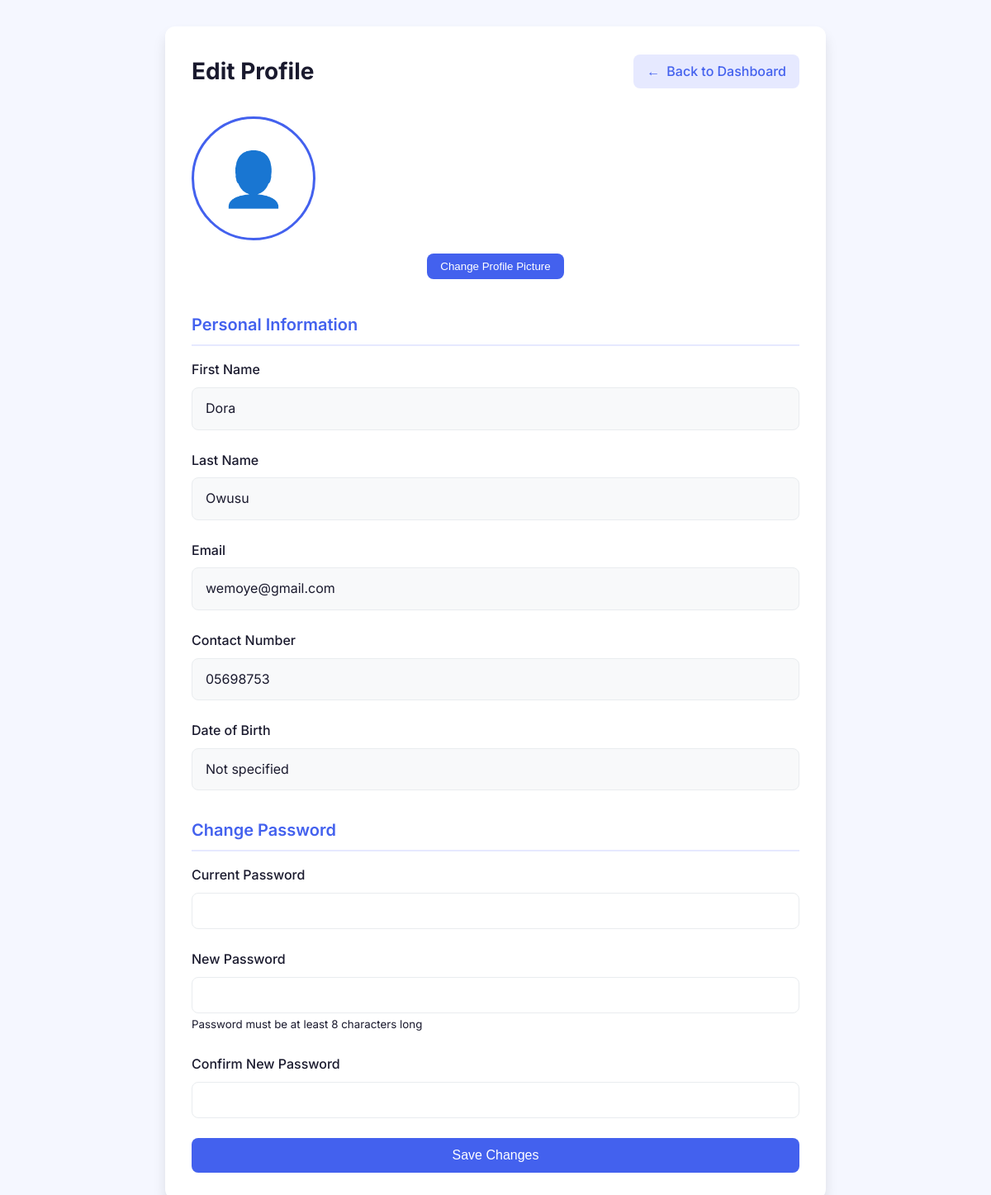
Screenshot of /member/actions/edit_profile.php (signed in) with the database file from the repository.
### tables this page shows
CREATE TABLE IF NOT EXISTS `users` (
  `user_id` int NOT NULL AUTO_INCREMENT,
  `first_name` varchar(50) NOT NULL,
  `last_name` varchar(50) NOT NULL,
  `email` varchar(100) NOT NULL,
  `contact_number` varchar(15) NOT NULL,
  `password_hash` varchar(255) NOT NULL,
  `role` enum('member','trainer','admin','equipment_manager') NOT NULL DEFAULT 'member',
  `location` varchar(50) DEFAULT NULL,
  `gender` enum('male','female','other') DEFAULT NULL,
  `date_of_birth` date DEFAULT NULL,
  `profile_picture` varchar(255) DEFAULT NULL,
  `date_registered` timestamp NULL DEFAULT CURRENT_TIMESTAMP,
  `is_active` tinyint(1) DEFAULT '1',
  `is_verified` tinyint(1) DEFAULT '0',
  `verify_token` varchar(64) DEFAULT NULL,
  `token_expires` datetime DEFAULT NULL,
  `is_archived` tinyint(1) DEFAULT '0',
  `archived_at` datetime DEFAULT NULL,
  `reset_token` varchar(255) DEFAULT NULL,
  `reset_expires` datetime DEFAULT NULL,
  `password_otp_hash` varchar(255) DEFAULT NULL,
  `password_otp_expires` datetime DEFAULT NULL,
  `password_otp_attempts` int DEFAULT '0',
  PRIMARY KEY (`user_id`),
  UNIQUE KEY `email` (`email`),
  UNIQUE KEY `contact_number` (`contact_number`)
);

### member/actions/edit_profile.php (the view, shortened to what this page needs)
<?php
include_once __DIR__ . '/../../config.php';
$user_id = $_SESSION['user_id'];
$sql = "SELECT * FROM users WHERE user_id = ?";
$stmt = $conn->prepare($sql);
$stmt->bind_param("i", $user_id);
$stmt->execute();
$result = $stmt->get_result();
$user = $result->fetch_assoc();
?>
<!DOCTYPE html>
<html lang="en">
<head>
</head>
<body>
    <div class="container">
        <div class="header">
            <div class="page-title">
                <h1>Edit Profile</h1>
            </div>
            <a href="../dashboard.php" class="back-btn">
                <span>←</span> Back to Dashboard
            </a>
        </div>
        <form method="POST" action="" enctype="multipart/form-data">
            <div class="profile-picture-container">
                <?php if (!empty($user['profile_picture'])): ?>
                    <?php
                    $absolute_path = $_SERVER['DOCUMENT_ROOT'] . '/' . ltrim($user['profile_picture'], '/');
                    if (file_exists($absolute_path)): ?>
                        <img src="/<?= htmlspecialchars(ltrim($user['profile_picture'], '/')) ?>" class="profile-pic" id="profilePreview" alt="Profile Picture">
                    <?php else: ?>
                        <div class="profile-pic" id="profilePreview" style="display: flex; align-items: center; justify-content: center;">
                            <span class="placeholder-icon">👤</span>
                        </div>
                    <?php endif; ?>
                <?php else: ?>
                    <div class="profile-pic" id="profilePreview" style="display: flex; align-items: center; justify-content: center;">
                        <span class="placeholder-icon">👤</span>
                    </div>
                <?php endif; ?>
                <div class="file-upload">
                    <button type="button" class="file-upload-btn">Change Profile Picture</button>
                </div>
            </div>
            <h2 class="section-title">Personal Information</h2>
            <div class="form-group">
                <label for="first_name">First Name</label>
                <div class="view-only"><?= htmlspecialchars($user['first_name'] ?? '') ?></div>
            </div>
            <div class="form-group">
                <label for="last_name">Last Name</label>
                <div class="view-only"><?= htmlspecialchars($user['last_name'] ?? '') ?></div>
            </div>
            <div class="form-group">
                <label for="email">Email</label>
                <div class="view-only"><?= htmlspecialchars($user['email'] ?? '') ?></div>
            </div>
            <div class="form-group">
                <label for="contact_number">Contact Number</label>
                <div class="view-only"><?= htmlspecialchars($user['contact_number'] ?? '') ?></div>
            </div>
            <div class="form-group">
                <label for="date_of_birth">Date of Birth</label>
                <div class="view-only"><?= !empty($user['date_of_birth']) ? date('d-m-Y', strtotime($user['date_of_birth'])) : 'Not specified' ?></div>
            </div>
            <h2 class="section-title">Change Password</h2>
            <div class="form-group">
                <label for="current_password">Current Password</label>
                <input type="password" id="current_password" name="current_password" required>
            </div>
            <div class="form-group">
                <label for="new_password">New Password</label>
                <input type="password" id="new_password" name="new_password" required>
                <small>Password must be at least 8 characters long</small>
            </div>
            <div class="form-group">
                <label for="confirm_password">Confirm New Password</label>
                <input type="password" id="confirm_password" name="confirm_password" required>
            </div>
            <button type="submit" class="btn-submit">Save Changes</button>
        </form>
    </div>
</body>
</html>

### member/actions/edit_profile.php (style rules this page uses)
:root { --primary: #4361ee; --primary-light: #e6e9ff; --secondary: #3f37c9; --dark: #1a1a2e; --light: #f8f9fa; --success: #4cc9f0; --warning: #f8961e; --danger: #f72585; --gray: #6c757d; --gray-light: #e9ecef; --white: #ffffff; --shadow: 0 4px 6px rgba(0, 0, 0, 0.1); --shadow-lg: 0 10px 15px rgba(0, 0, 0, 0.1); --radius: 12px; --radius-sm: 8px; --transition: all 0.3s ease; }
* { margin: 0; padding: 0; box-sizing: border-box; }
body { font-family: 'Inter', sans-serif; background-color: #f5f7ff; color: var(--dark); line-height: 1.6; }
.container { max-width: 800px; margin: 2rem auto; padding: 2rem; background: var(--white); border-radius: var(--radius); box-shadow: var(--shadow-lg); }
.header { display: flex; justify-content: space-between; align-items: center; margin-bottom: 2rem; }
.page-title h1 { font-size: 1.75rem; font-weight: 700; color: var(--dark); }
.back-btn { display: inline-flex; align-items: center; gap: 0.5rem; padding: 0.5rem 1rem; background: var(--primary-light); color: var(--primary); border-radius: var(--radius-sm); text-decoration: none; font-weight: 500; transition: var(--transition); }
.profile-picture-container { text-align: center; margin-bottom: 2rem; }
.profile-pic { width: 150px; height: 150px; border-radius: 50%; object-fit: cover; border: 3px solid var(--primary); margin-bottom: 1rem; }
.file-upload { display: inline-block; position: relative; overflow: hidden; }
.file-upload-btn { background: var(--primary); color: var(--white); padding: 0.5rem 1rem; border: none; border-radius: var(--radius-sm); cursor: pointer; font-weight: 500; transition: var(--transition); }
.form-group { margin-bottom: 1.5rem; }
label { display: block; margin-bottom: 0.5rem; font-weight: 500; color: var(--dark); }
input[type="text"], input[type="email"], input[type="tel"], input[type="password"], input[type="date"] { width: 100%; padding: 0.75rem 1rem; border: 1px solid var(--gray-light); border-radius: var(--radius-sm); font-size: 1rem; transition: var(--transition); }
.btn-submit { background: var(--primary); color: var(--white); border: none; padding: 0.75rem 1.5rem; border-radius: var(--radius-sm); cursor: pointer; font-size: 1rem; font-weight: 500; width: 100%; transition: var(--transition); }
.placeholder-icon { font-size: 4rem; color: var(--gray-light); }
.view-only { background-color: #f8f9fa; padding: 0.75rem 1rem; border-radius: var(--radius-sm); border: 1px solid var(--gray-light); }
.section-title { font-size: 1.25rem; font-weight: 600; color: var(--primary); margin: 2rem 0 1rem; padding-bottom: 0.5rem; border-bottom: 2px solid var(--primary-light); }

### rows the page displays
users: first_name "Dora", last_name "Owusu", email "wemoye@gmail.com", contact_number "05698753"
